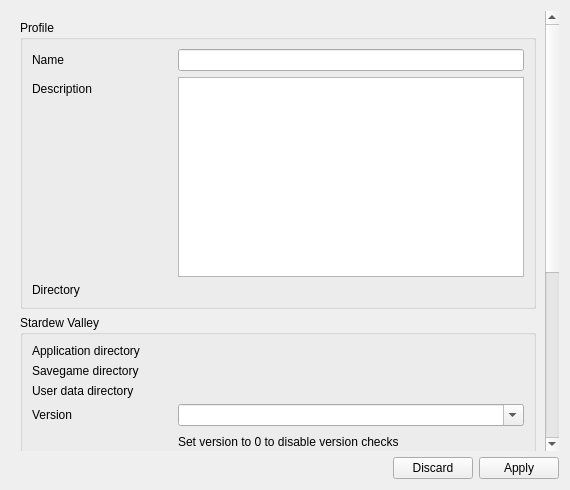
<?xml version="1.0" encoding="UTF-8"?>
<ui version="4.0">
 <class>ProfileSettings</class>
 <widget class="QWidget" name="ProfileSettings">
  <property name="geometry">
   <rect>
    <x>0</x>
    <y>0</y>
    <width>570</width>
    <height>490</height>
   </rect>
  </property>
  <property name="windowTitle">
   <string>Form</string>
  </property>
  <property name="locale">
   <locale language="English" country="UnitedStates"/>
  </property>
  <layout class="QVBoxLayout" name="verticalLayout_2">
   <item>
    <widget class="QScrollArea" name="scrollArea">
     <property name="frameShape">
      <enum>QFrame::NoFrame</enum>
     </property>
     <property name="verticalScrollBarPolicy">
      <enum>Qt::ScrollBarAlwaysOn</enum>
     </property>
     <property name="widgetResizable">
      <bool>true</bool>
     </property>
     <widget class="QWidget" name="scrollAreaWidgetContents">
      <property name="geometry">
       <rect>
        <x>0</x>
        <y>-90</y>
        <width>538</width>
        <height>814</height>
       </rect>
      </property>
      <layout class="QVBoxLayout" name="verticalLayout">
       <item>
        <widget class="QGroupBox" name="groupBox_2">
         <property name="title">
          <string>Profile</string>
         </property>
         <layout class="QFormLayout" name="formLayout_2">
          <item row="0" column="0">
           <widget class="QLabel" name="label_3">
            <property name="minimumSize">
             <size>
              <width>140</width>
              <height>0</height>
             </size>
            </property>
            <property name="text">
             <string>Name</string>
            </property>
           </widget>
          </item>
          <item row="0" column="1">
           <widget class="QLineEdit" name="profileName"/>
          </item>
          <item row="1" column="0">
           <widget class="QLabel" name="label_4">
            <property name="minimumSize">
             <size>
              <width>140</width>
              <height>0</height>
             </size>
            </property>
            <property name="text">
             <string>Description</string>
            </property>
           </widget>
          </item>
          <item row="2" column="0">
           <widget class="QLabel" name="label_5">
            <property name="minimumSize">
             <size>
              <width>140</width>
              <height>0</height>
             </size>
            </property>
            <property name="text">
             <string>Directory</string>
            </property>
           </widget>
          </item>
          <item row="2" column="1">
           <widget class="FileSelectorEdit" name="profileDirectory" native="true">
            <property name="sizePolicy">
             <sizepolicy hsizetype="Expanding" vsizetype="Preferred">
              <horstretch>0</horstretch>
              <verstretch>0</verstretch>
             </sizepolicy>
            </property>
           </widget>
          </item>
          <item row="1" column="1">
           <widget class="MarkdownTextEditor" name="profileDescription">
            <property name="minimumSize">
             <size>
              <width>0</width>
              <height>200</height>
             </size>
            </property>
           </widget>
          </item>
         </layout>
        </widget>
       </item>
       <item>
        <widget class="QGroupBox" name="groupBox">
         <property name="title">
          <string>Stardew Valley</string>
         </property>
         <layout class="QFormLayout" name="formLayout">
          <item row="0" column="0">
           <widget class="QLabel" name="label">
            <property name="minimumSize">
             <size>
              <width>140</width>
              <height>0</height>
             </size>
            </property>
            <property name="text">
             <string>Application directory</string>
            </property>
           </widget>
          </item>
          <item row="0" column="1">
           <widget class="FileSelectorEdit" name="sdvApplicationDirectory" native="true">
            <property name="sizePolicy">
             <sizepolicy hsizetype="Expanding" vsizetype="Preferred">
              <horstretch>0</horstretch>
              <verstretch>0</verstretch>
             </sizepolicy>
            </property>
           </widget>
          </item>
          <item row="1" column="0">
           <widget class="QLabel" name="label_2">
            <property name="minimumSize">
             <size>
              <width>140</width>
              <height>0</height>
             </size>
            </property>
            <property name="text">
             <string>Savegame directory</string>
            </property>
           </widget>
          </item>
          <item row="1" column="1">
           <widget class="FileSelectorEdit" name="sdvSavegameDirectory" native="true">
            <property name="sizePolicy">
             <sizepolicy hsizetype="Expanding" vsizetype="Preferred">
              <horstretch>0</horstretch>
              <verstretch>0</verstretch>
             </sizepolicy>
            </property>
           </widget>
          </item>
          <item row="3" column="0">
           <widget class="QLabel" name="label_8">
            <property name="minimumSize">
             <size>
              <width>140</width>
              <height>0</height>
             </size>
            </property>
            <property name="text">
             <string>Version</string>
            </property>
           </widget>
          </item>
          <item row="3" column="1">
           <widget class="QComboBox" name="sdvVersion">
            <property name="editable">
             <bool>true</bool>
            </property>
           </widget>
          </item>
          <item row="4" column="0">
           <spacer name="horizontalSpacer">
            <property name="orientation">
             <enum>Qt::Horizontal</enum>
            </property>
            <property name="sizeHint" stdset="0">
             <size>
              <width>40</width>
              <height>20</height>
             </size>
            </property>
           </spacer>
          </item>
          <item row="4" column="1">
           <widget class="QLabel" name="label_9">
            <property name="text">
             <string>Set version to 0 to disable version checks</string>
            </property>
           </widget>
          </item>
          <item row="6" column="0">
           <widget class="QLabel" name="label_7">
            <property name="minimumSize">
             <size>
              <width>140</width>
              <height>0</height>
             </size>
            </property>
            <property name="text">
             <string>Technology</string>
            </property>
           </widget>
          </item>
          <item row="8" column="0">
           <widget class="QLabel" name="label_6">
            <property name="minimumSize">
             <size>
              <width>140</width>
              <height>0</height>
             </size>
            </property>
            <property name="text">
             <string>Utilities</string>
            </property>
           </widget>
          </item>
          <item row="8" column="1">
           <widget class="QPushButton" name="btnSDVAutodetect">
            <property name="minimumSize">
             <size>
              <width>0</width>
              <height>0</height>
             </size>
            </property>
            <property name="text">
             <string>Try to auto-detect</string>
            </property>
            <property name="icon">
             <iconset theme="edit-find">
              <normaloff>.</normaloff>.</iconset>
            </property>
           </widget>
          </item>
          <item row="6" column="1">
           <widget class="QWidget" name="widget" native="true">
            <property name="sizePolicy">
             <sizepolicy hsizetype="Expanding" vsizetype="Preferred">
              <horstretch>0</horstretch>
              <verstretch>0</verstretch>
             </sizepolicy>
            </property>
            <layout class="QVBoxLayout" name="verticalLayout_4">
             <property name="leftMargin">
              <number>0</number>
             </property>
             <property name="topMargin">
              <number>0</number>
             </property>
             <property name="rightMargin">
              <number>0</number>
             </property>
             <property name="bottomMargin">
              <number>0</number>
             </property>
             <item>
              <widget class="QRadioButton" name="sdvTechXNA">
               <property name="text">
                <string>X&amp;NA</string>
               </property>
              </widget>
             </item>
             <item>
              <widget class="QRadioButton" name="sdvTechMonoGame">
               <property name="text">
                <string>&amp;MonoGame</string>
               </property>
              </widget>
             </item>
            </layout>
           </widget>
          </item>
          <item row="2" column="0">
           <widget class="QLabel" name="label_12">
            <property name="minimumSize">
             <size>
              <width>140</width>
              <height>0</height>
             </size>
            </property>
            <property name="text">
             <string>User data directory</string>
            </property>
           </widget>
          </item>
          <item row="2" column="1">
           <widget class="FileSelectorEdit" name="sdvUserDataDirectory" native="true">
            <property name="sizePolicy">
             <sizepolicy hsizetype="Expanding" vsizetype="Preferred">
              <horstretch>0</horstretch>
              <verstretch>0</verstretch>
             </sizepolicy>
            </property>
           </widget>
          </item>
         </layout>
        </widget>
       </item>
       <item>
        <widget class="QGroupBox" name="groupBox_3">
         <property name="title">
          <string>Launchers</string>
         </property>
         <layout class="QGridLayout" name="gridLayout">
          <item row="0" column="0">
           <widget class="QWidget" name="launchersLauncherList" native="true">
            <property name="sizePolicy">
             <sizepolicy hsizetype="Expanding" vsizetype="Preferred">
              <horstretch>0</horstretch>
              <verstretch>0</verstretch>
             </sizepolicy>
            </property>
            <layout class="QVBoxLayout" name="verticalLayout_3">
             <property name="spacing">
              <number>6</number>
             </property>
             <property name="leftMargin">
              <number>0</number>
             </property>
             <property name="topMargin">
              <number>0</number>
             </property>
             <property name="rightMargin">
              <number>0</number>
             </property>
             <property name="bottomMargin">
              <number>0</number>
             </property>
             <item>
              <widget class="QRadioButton" name="radioButton">
               <property name="text">
                <string>&amp;RadioButton</string>
               </property>
              </widget>
             </item>
            </layout>
           </widget>
          </item>
         </layout>
        </widget>
       </item>
       <item>
        <widget class="QGroupBox" name="groupBox_4">
         <property name="title">
          <string>Savegames</string>
         </property>
         <layout class="QFormLayout" name="formLayout_3">
          <item row="0" column="0">
           <widget class="QLabel" name="label_10">
            <property name="minimumSize">
             <size>
              <width>140</width>
              <height>0</height>
             </size>
            </property>
            <property name="text">
             <string>Auto-backup</string>
            </property>
           </widget>
          </item>
          <item row="0" column="1">
           <widget class="QCheckBox" name="backupBeforeStart">
            <property name="text">
             <string>Backup before game starts</string>
            </property>
           </widget>
          </item>
          <item row="2" column="0">
           <widget class="QLabel" name="label_11">
            <property name="minimumSize">
             <size>
              <width>140</width>
              <height>0</height>
             </size>
            </property>
            <property name="text">
             <string>Backup</string>
            </property>
           </widget>
          </item>
          <item row="2" column="1">
           <widget class="QCheckBox" name="backupCheckExisting">
            <property name="text">
             <string>Avoid unnecessary backups</string>
            </property>
           </widget>
          </item>
          <item row="1" column="1">
           <widget class="QSpinBox" name="backupInterval">
            <property name="toolTip">
             <string>Set this to 0 to disable ato-backup</string>
            </property>
            <property name="specialValueText">
             <string>No timed backup</string>
            </property>
            <property name="suffix">
             <string> min</string>
            </property>
            <property name="prefix">
             <string>Backup interval: </string>
            </property>
            <property name="maximum">
             <number>999</number>
            </property>
            <property name="value">
             <number>1</number>
            </property>
           </widget>
          </item>
         </layout>
        </widget>
       </item>
       <item>
        <spacer name="verticalSpacer">
         <property name="orientation">
          <enum>Qt::Vertical</enum>
         </property>
         <property name="sizeHint" stdset="0">
          <size>
           <width>20</width>
           <height>40</height>
          </size>
         </property>
        </spacer>
       </item>
      </layout>
     </widget>
    </widget>
   </item>
   <item>
    <widget class="QDialogButtonBox" name="buttonBox">
     <property name="standardButtons">
      <set>QDialogButtonBox::Apply|QDialogButtonBox::Discard</set>
     </property>
    </widget>
   </item>
  </layout>
 </widget>
 <customwidgets>
  <customwidget>
   <class>FileSelectorEdit</class>
   <extends>QWidget</extends>
   <header>fileselectoredit.h</header>
   <container>1</container>
  </customwidget>
  <customwidget>
   <class>MarkdownTextEditor</class>
   <extends>QPlainTextEdit</extends>
   <header>markdowntexteditor.h</header>
  </customwidget>
 </customwidgets>
 <resources/>
 <connections/>
</ui>
